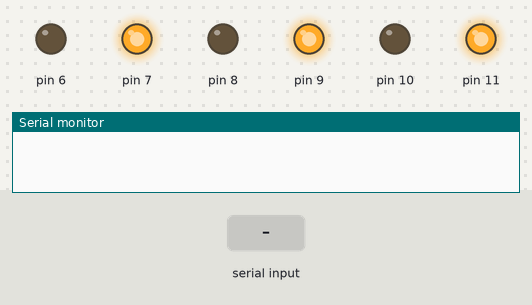
This sketch was run on a simulated Arduino Uno, built with avr-gcc and run on an emulated ATmega328P. Parts: output pins drawn as LEDs (lit = HIGH), the last lines printed to the serial monitor. The inputs (shaded band) are chosen by the test bench.

Above: at 1.2 s.
1.3 s: "bottom1\n" received over Serial
At 2.5 s:
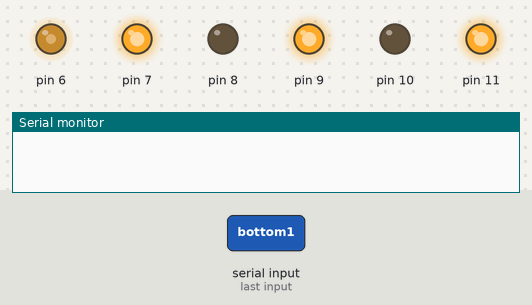
2.8 s: "start\n" received over Serial
At 3.2 s:
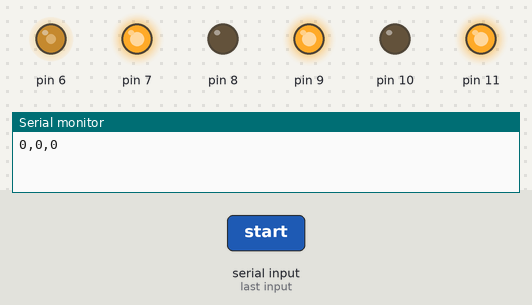
4.3 s: "bottom2,45\n" received over Serial
At 5.4 s:
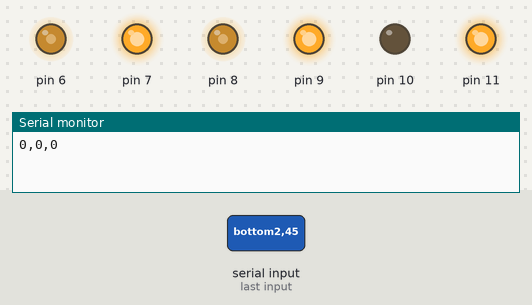
5.9 s: "bottom3\n" received over Serial
At 6.3 s:
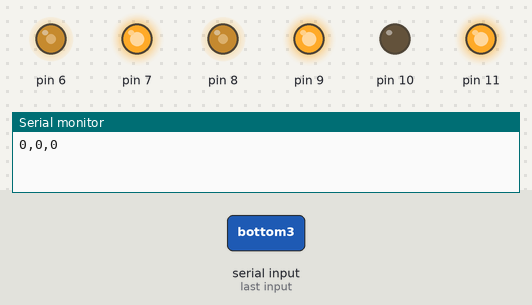
7.4 s: "bottom3,45\n" received over Serial
At 8.2 s:
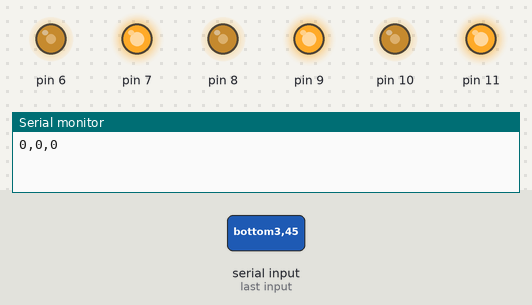
8.9 s: "bottom2\n" received over Serial
At 9.5 s:
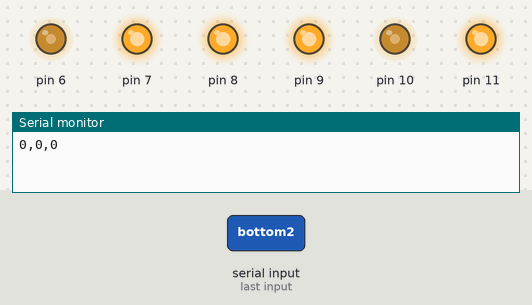
Timing chart, 0 to 11.4 s (numbered marks = the images above; inputs shaded):
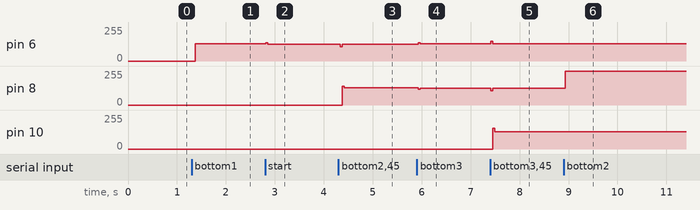

Measured:
- after the input at 1.3 s, pin 6: 0/255 → 129/255 after 0.07 s
- after the input at 2.8 s, pin 6: 129/255 → 127/255 at once
- after the input at 4.3 s, pin 6: 127/255 → 126/255 at once; pin 8: 0/255 → 128/255 after 0.07 s
- after the input at 5.9 s, pin 6: 126/255 → 129/255 at once; pin 8: 128/255 → 126/255 at once
- after the input at 7.4 s, pin 6: 129/255 → 128/255 at once; pin 8: 126/255 → 127/255 at once; pin 10: 0/255 → 128/255 after 0.05 s
- after the input at 8.9 s, pin 8: 127/255 → 255/255 at once

The sketch:

dr57a.ino
```cpp
#include "misumi.h"

#define RESOLUTION_200 200
#define RESOLUTION_400 400
#define RESOLUTION_800 800
#define RESOLUTION_1600 1600
#define RESOLUTION_3200 3200
#define RESOLUTION_6400 6400
#define RESOLUTION_12800 12800
#define RESOLUTION_25600 25600

//module1
int switch1_0 = 22;
int switch1_30 = 23;
int switch1_60 = 24;
int switch1_90 = 25;

//module2
int switch2_0 = 26;
int switch2_30 = 27;
int switch2_60 = 28;
int switch2_90 = 29;

//module3
int switch3_0 = 30;
int switch3_30 = 31;
int switch3_60 = 32;
int switch3_90 = 33;


misumi test_1(6,7,RESOLUTION_400, switch1_0, switch1_30, switch1_60, switch1_90);
misumi test_2(8,9,RESOLUTION_400, switch2_0, switch2_30, switch2_60, switch2_90);
misumi test_3(10,11,RESOLUTION_400, switch3_0, switch3_30, switch3_60, switch3_90);

String model_1 = "0";
String model_2= "0";
String model_3= "0";
String con_data = "0,0,0";

void setup(){
  Serial.begin(9600);

  test_1.setSpeed(5000);
  test_2.setSpeed(5000);
  test_3.setSpeed(5000);
}

void loop(){
  if (Serial.available()) {
    String receivedString = Serial.readStringUntil('\n');

    if (receivedString.startsWith("bottom1")) {
      int num = receivedString.substring(8).toInt();
      model_1 = String(num);
      con_data = model_1;
      //test_1.set_angle((long)num);
      test_1.set_angle((long)1080);
      test_1.switch_set(num);
      //Serial.println(con_data);
    }else if (receivedString.startsWith("bottom2")) {
      int num = receivedString.substring(8).toInt();
      model_2 = String(num);
      con_data = model_2;
      test_2.set_angle((long)num);
      //Serial.println(con_data);
    }else if (receivedString.startsWith("bottom3")) {
      int num = receivedString.substring(8).toInt();
      model_3 = String(num);
      con_data = model_3;
      test_3.set_angle((long)num);
      //Serial.println(con_data);
    }else if(receivedString == "start"){
      Serial.println(con_data);
    }

    con_data = model_1 + "," + model_2 + "," + model_3;
  }

  test_1.move_motor_angle();
  test_2.move_motor_angle();
  test_3.move_motor_angle();

}
```

misumi.cpp
```cpp
#include "misumi.h"
#include <Arduino.h>

misumi::misumi(int driverPUL, int driverDIR, long resolution, int switch_0, int switch_30, int switch_60, int switch_90) {
    this->driverPUL = driverPUL;
    this->driverDIR = driverDIR;
    this->PR = resolution;

    this->preMicros = 0;
    this->leftSteps = 0;

    this->setdir = HIGH;
    this->reset_check = false;

    this->switch_0 = switch_0;
    this->switch_30 = switch_30;
    this->switch_60 = switch_60;
    this->switch_90 = switch_90;

    pinMode(switch_0, INPUT_PULLUP);
    pinMode(switch_30, INPUT_PULLUP);
    pinMode(switch_60, INPUT_PULLUP);
    pinMode(switch_90, INPUT_PULLUP);

    pinMode(driverPUL, OUTPUT);
    pinMode(driverDIR, OUTPUT);

    digitalWrite(driverDIR, setdir);
}


void misumi::setSpeed(int delaySpeed) {
//101 ~ 16000
    this->delaySpeed = delaySpeed;
}

void misumi::revmotor() {
    setdir = !setdir;
    digitalWrite(driverDIR, setdir);
}

void misumi::set_angle(long angle){
    //this->leftSteps = (this->PR / (360 / angle))*2*6.667;
    this->leftSteps = angle * this->PR;
}

void misumi::switch_set(int angle){
  this->angle = angle;
}

int misumi::switch_checking(){

    switch(this->angle){
      case 30:
        if(this->reset_check == false){
          reset();
        }
       if(!digitalRead(this->switch_30)){
          Serial.println("30");
          return 1;
        }
        break;
      case 60:
        if(this->reset_check == false){
          reset();
        }
       if(!digitalRead(this->switch_60)){
          Serial.println("60");
          return 1;
        }
        break;
      case 90:
        if(this->reset_check == false){
          reset();
        }
       if(!digitalRead(this->switch_90)){
          Serial.println("90");
          return 1;
        }
        break;
      default:
        //Serial.println("switch_error");
        return 0;
        break;

    }
}

void misumi::move_motor_angle(){
    unsigned long currentMicros = micros();

    if(currentMicros - this->preMicros >= this->delaySpeed){
        this->preMicros = currentMicros;
        if(this->leftSteps > 0){
            this->leftSteps--;
            move_moter(leftSteps % 2);
        }
        if(switch_checking() == 1){
            this->leftSteps = 0;
            this->angle = 713;
            this->reset_check = false;
        }
    }
}

void misumi::move_moter(long steps){
    switch(steps){
        case 0:
            digitalWrite(driverPUL, HIGH);
            break;
        case 1:
            digitalWrite(driverPUL, LOW);
            break;
    }
}

void misumi::reset(){
  while(1){
    if(!digitalRead(this->switch_0)){
      Serial.println("0");
      this->reset_check = true;
      break;
    }
    digitalWrite(driverPUL, HIGH);
    delay(10);
    digitalWrite(driverPUL, LOW);
  }
}
/*
void misumi::test_function(int PR) {
    for (int i = 0; i < PR; i++) {
        digitalWrite(driverPUL, HIGH);
        delayMicroseconds(delaySpeed);
        digitalWrite(driverPUL, LOW);
        delayMicroseconds(delaySpeed);
    }
}*/
```

misumi.h
```cpp
/*
APM-2의 모터를 구동하기 위한 라이브러리 ver1.0
*/

#ifndef misumi_h
#define misumi_h

class misumi
{
    public:
        misumi(int driverPUL, int driverDIR, long resolution, int switch_0, int switch_30, int switch_60, int switch_90);

        void setSpeed(int delaySpeed);

        void move_motor_angle();
        void move_moter(long steps);
        void set_angle(long angle);

        void switch_set(int angle);
        int switch_checking();

        void revmotor();

        void reset();
        //void test_function(int PR);

    private:
        //motor pin
        int driverPUL;
        int driverDIR;
        int driverENA;
        int driverALM;

        //motor speed
        int delaySpeed;

        //motor pulse/rev
        long PR;

        //motor save steps
        long leftSteps;

        //pre millis
        unsigned long preMicros;

        //motor diraction
        bool setdir;

        //switch
        int switch_0;
        int switch_30;
        int switch_60;
        int switch_90;

        //angle
        int angle;

        //reset_check
        bool reset_check;
};

#endif
```
